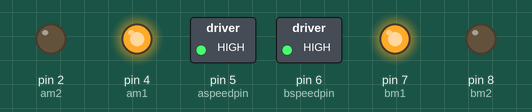
Recording of a sketch running on a simulated Arduino Uno, built with avr-gcc and run on an emulated ATmega328P. Shown: switched loads named in the sketch (green lamp = pin HIGH), output pins drawn as LEDs (lit = HIGH).

Above: at 0.1 s.
Timing chart, 0 to 1.6 s (numbered marks = the images above):
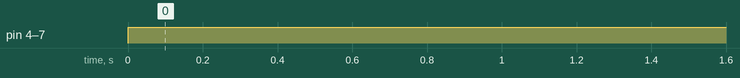

The sketch:

motor.ino
```cpp
//   ________  _______   ________         ___  ___          ___       __   ________  ___       ___       ___  ________
//  |\   __  \|\  ___ \ |\   ___  \      |\  \|\  \        |\  \     |\  \|\   __  \|\  \     |\  \     |\  \|\   ____\
//  \ \  \|\ /\ \   __/|\ \  \\ \  \     \ \  \ \  \       \ \  \    \ \  \ \  \|\  \ \  \    \ \  \    \ \  \ \  \___|_
//   \ \   __  \ \  \_|/_\ \  \\ \  \  __ \ \  \ \  \       \ \  \  __\ \  \ \   __  \ \  \    \ \  \    \ \  \ \_____  \
//    \ \  \|\  \ \  \_|\ \ \  \\ \  \|\  \\_\  \ \  \       \ \  \|\__\_\  \ \  \ \  \ \  \____\ \  \____\ \  \|____|\  \
//     \ \_______\ \_______\ \__\\ \__\ \________\ \__\       \ \____________\ \__\ \__\ \_______\ \_______\ \__\____\_\  \
//      \|_______|\|_______|\|__| \|__|\|________|\|__|        \|____________|\|__|\|__|\|_______|\|_______|\|__|\_________\
//                                                                                                              \|_________|
int am1 = 4;       // a motor pin 1
int am2 = 2;       // a motor pin 2
int bm1 = 7;       // b motor pin 1
int bm2 = 8;       // b motor pin 2
int aspeed = 0;    // a motor speed
int aspeedpin = 5; // a motor speed pin
int bspeed = 0;    // b motor speed
int bspeedpin = 6; // b motor speed pin

void setup()
{
    pinMode(am1, OUTPUT);
    pinMode(am2, OUTPUT);
    pinMode(bm1, OUTPUT);
    pinMode(bm2, OUTPUT);
    pinMode(aspeedpin, OUTPUT);
    pinMode(bspeedpin, OUTPUT);
}

void loop() {
    aspeed = 255;
    bspeed = 255;
    analogWrite(aspeedpin, aspeed);
    analogWrite(bspeedpin, bspeed);
    digitalWrite(am1, HIGH);
    digitalWrite(am2, LOW);
    digitalWrite(bm1, HIGH);
    digitalWrite(bm2, LOW);
}
```

Measured:
- by itself, pin 4 (am1), pin 5 (aspeedpin), pin 6 (bspeedpin), pin 7 (bm1): LOW → HIGH at 0.00 s
